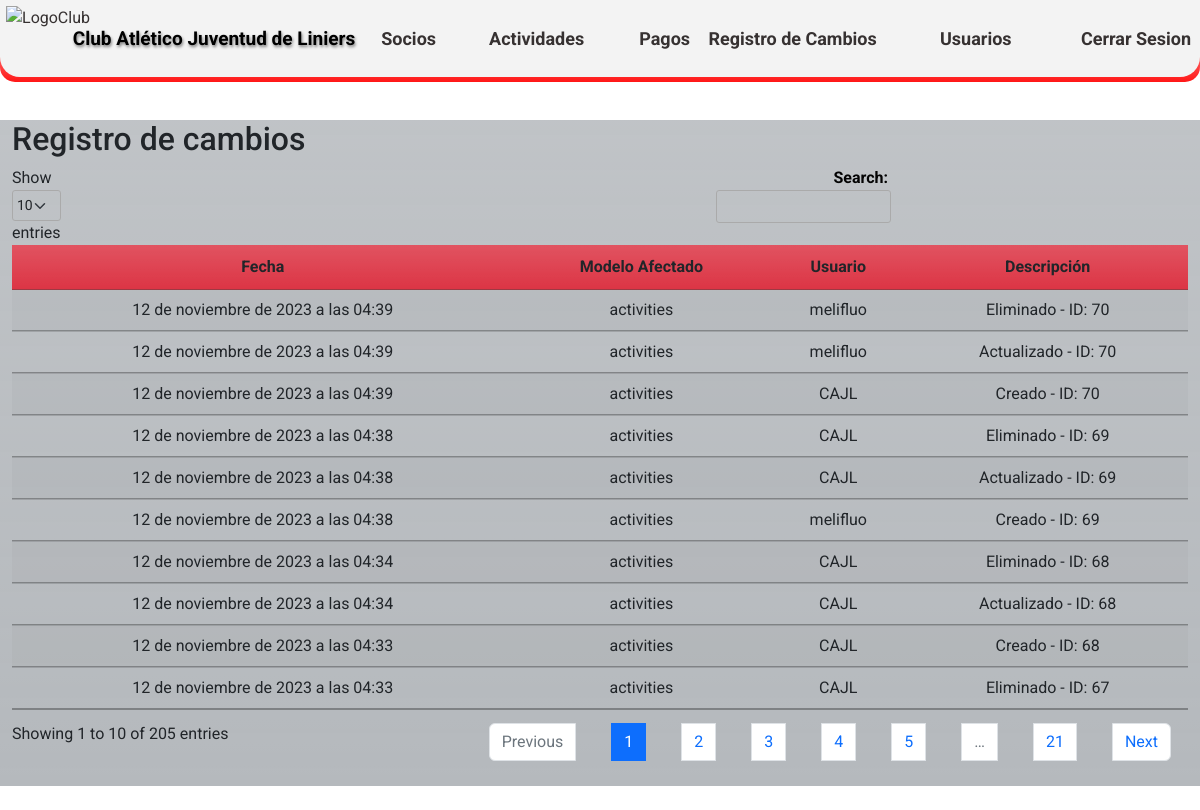
Before: /change-log/ (signed in) with the older database file.
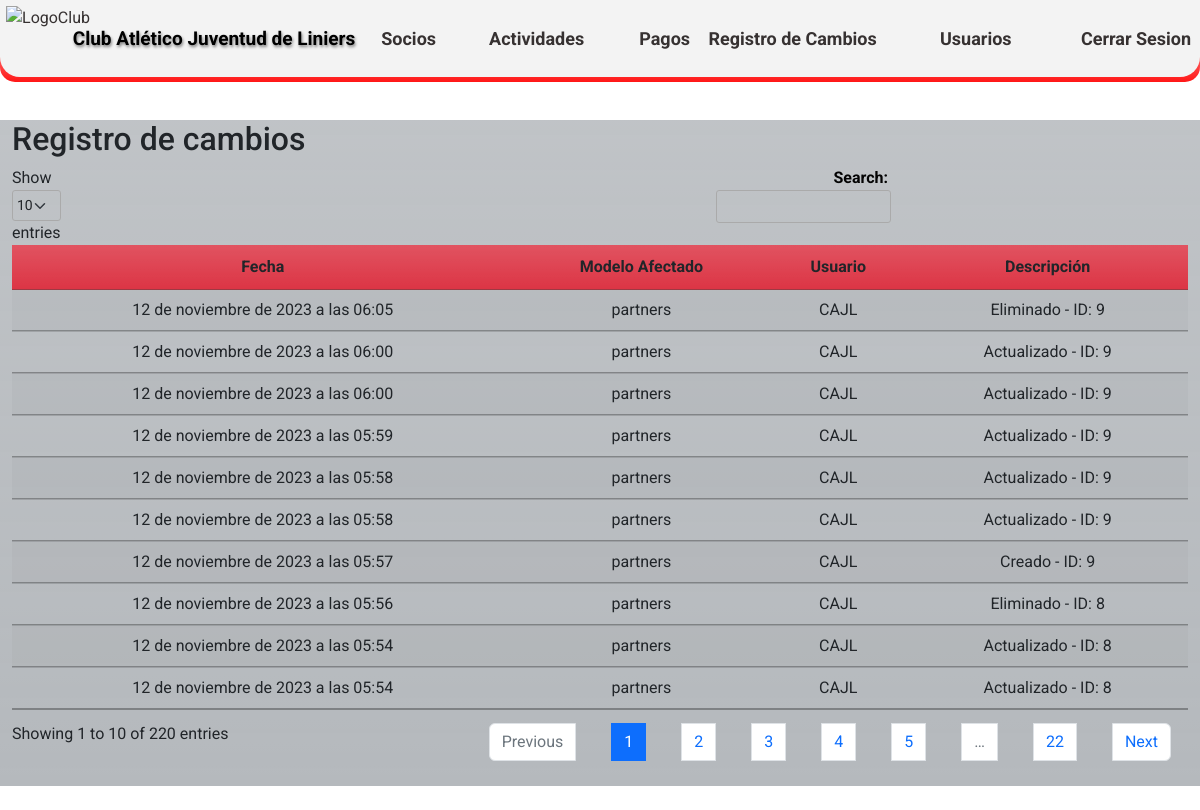
After: the same page with the newer database file.
### CAJL/aplications/changelog/models.py (models this page shows)
class ChangeLog(models.Model):
    date = models.DateTimeField(auto_now_add=True)
    model_name = models.CharField(max_length=100)
    user = models.ForeignKey(User, null=True, blank=True,on_delete=models.CASCADE)  # Asócialo a tu modelo de usuario si lo tienes
    description = models.TextField()
    class Meta:
        verbose_name = 'Registro de Cambio'
        verbose_name_plural = 'Registros de Cambios'
        ordering = ['-date']

### CAJL/aplications/changelog/views.py (the view)
# urls.py: path('change-log/', change_log_view, name='change_log_view'),
@login_required
def change_log_view(request):
    change_logs = ChangeLog.objects.all()
    return render(request, 'changelog/change_log.html', {'change_logs': change_logs})

### templates/changelog/change_log.html (shortened to what this page needs)
{% extends 'loginregister/base.html' %}
{% load static %}
{% block content %}
<!DOCTYPE html>
<html>
<head>
    <!DOCTYPE html>
<html>
<head>
    <link rel="stylesheet" type="text/css" href={% static 'css/Estilos_DT.css' %} media="screen">
    <link rel="stylesheet" href="https://cdnjs.cloudflare.com/ajax/libs/font-awesome/6.2.0/css/all.min.css"/>
    <link rel="stylesheet" type="text/css" href="https://cdn.datatables.net/1.10.25/css/jquery.dataTables.min.css">
</head>
<body>
    <br>
    <br>
    <br>
    <br>
        <div class="container h-60 my-4">
            <div class="row">
                <div class="col-xl-12 bg-secondary bg-gradient bg-opacity-50">
                    <h2>Registro de cambios</h2>
            <table id="changeLogTable" class="display table table-striped">
                <thead>
                    <tr>
                        <th class="centered bg-danger bg-gradient">Fecha</th>
                        <th class="centered bg-danger bg-gradient">Modelo Afectado</th>
                        <th class="centered bg-danger bg-gradient">Usuario</th>
                        <th class="centered bg-danger bg-gradient">Descripción</th>
                    </tr>
                </thead>
                <tbody>
                            {% for change_log in change_logs %}
                        <tr>
                            <td class="centered">{{ change_log.date }}</td>
                            <td class="centered">{{ change_log.model_name }}</td>
                            <td class="centered">{{ change_log.user }}</td>
                            <td class="centered">{{ change_log.description }}</td>
                        </tr>
                    {% endfor %}
                </tbody>
            </table>
        </div>
    </div>
</div>
</body>
</html>
{% endblock %}

Changed rows visible on the page:
no longer on this page (row unchanged): ChangeLog: date "12 de noviembre de 2023 a las 04:39", model_name "activities", user "melifluo", description "Eliminado - ID: 70"
no longer on this page (row unchanged): ChangeLog: date "12 de noviembre de 2023 a las 04:39", model_name "activities", user "melifluo", description "Actualizado - ID: 70"
no longer on this page (row unchanged): ChangeLog: date "12 de noviembre de 2023 a las 04:39", model_name "activities", user "CAJL", description "Creado - ID: 70"
no longer on this page (row unchanged): ChangeLog: date "12 de noviembre de 2023 a las 04:38", model_name "activities", user "CAJL", description "Eliminado - ID: 69"
no longer on this page (row unchanged): ChangeLog: date "12 de noviembre de 2023 a las 04:38", model_name "activities", user "CAJL", description "Actualizado - ID: 69"
no longer on this page (row unchanged): ChangeLog: date "12 de noviembre de 2023 a las 04:38", model_name "activities", user "melifluo", description "Creado - ID: 69"
no longer on this page (row unchanged): ChangeLog: date "12 de noviembre de 2023 a las 04:34", model_name "activities", user "CAJL", description "Eliminado - ID: 68"
no longer on this page (row unchanged): ChangeLog: date "12 de noviembre de 2023 a las 04:34", model_name "activities", user "CAJL", description "Actualizado - ID: 68"
no longer on this page (row unchanged): ChangeLog: date "12 de noviembre de 2023 a las 04:33", model_name "activities", user "CAJL", description "Creado - ID: 68"
no longer on this page (row unchanged): ChangeLog: date "12 de noviembre de 2023 a las 04:33", model_name "activities", user "CAJL", description "Eliminado - ID: 67"
added ChangeLog: date "12 de noviembre de 2023 a las 06:05", model_name "partners", user "CAJL", description "Eliminado - ID: 9"
added ChangeLog: date "12 de noviembre de 2023 a las 06:00", model_name "partners", user "CAJL", description "Actualizado - ID: 9"
added ChangeLog: date "12 de noviembre de 2023 a las 06:00", model_name "partners", user "CAJL", description "Actualizado - ID: 9"
added ChangeLog: date "12 de noviembre de 2023 a las 05:59", model_name "partners", user "CAJL", description "Actualizado - ID: 9"
added ChangeLog: date "12 de noviembre de 2023 a las 05:58", model_name "partners", user "CAJL", description "Actualizado - ID: 9"
added ChangeLog: date "12 de noviembre de 2023 a las 05:58", model_name "partners", user "CAJL", description "Actualizado - ID: 9"
added ChangeLog: date "12 de noviembre de 2023 a las 05:57", model_name "partners", user "CAJL", description "Creado - ID: 9"
added ChangeLog: date "12 de noviembre de 2023 a las 05:56", model_name "partners", user "CAJL", description "Eliminado - ID: 8"
added ChangeLog: date "12 de noviembre de 2023 a las 05:54", model_name "partners", user "CAJL", description "Actualizado - ID: 8"
added ChangeLog: date "12 de noviembre de 2023 a las 05:54", model_name "partners", user "CAJL", description "Actualizado - ID: 8"
Other visible differences:
text written by a page script: "Show entries Search: Showing 1 to 10 of 205 entries Previous 1 2 3 4 5 … 21 Next" → "Show entries Search: Showing 1 to 10 of 220 entries Previous 1 2 3 4 5 … 22 Next"
